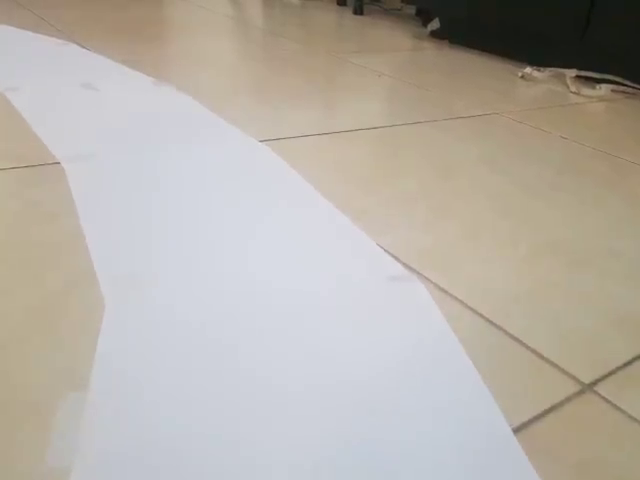
#> input picture frame 73 of Lane_Detection/vid1.mp4, 640 x 480 px
$ python design_frame_that_shows_the_status_of_road.py
#> lines starting #> are read from the running program, lines starting #| are printed output that depends on the picture
import cv2
import numpy as np


def draw_rounded_rectangle(img, top_left, bottom_right, radius=10, thickness=cv2.FILLED, fill_color=(100, 0, 200), alpha=1.0):
    """
    This function draws the rounded rectangle with the given dimensions and radius of the corners.

    :param img:             The image on which the rounded rectangle is to be drawn.
    :param top_left:        Top-left co-ordinate of the [normal]rectangle.
    :param bottom_right:    Bottom-right corner co-ordinate fot the [normal] rectangle.
    :param radius:          Radius of the corners (in terms of pixels).
    :param thickness:       Thickness of the rounded rectangle. (If -1 or cv2.FILLED, rounded rectangle will be filled else it denotes the thickness of the rounded rectangle)
    :param fill_color:      Color of the Rounded rectangle
    :param alpha:           Dimming the image (1 shows no effect, to have effect it must be b/w 0>alpha<1)

    :return:                The image on which the rounded rectangle is drawn.

    NOTEs
    -----
    Conventions used:
        As per the mathematics:
            +theta  : Anti-clockwise direction
            -theta  : Clock-wise direction
    * A small note for the cv2.ellipse(), axes means (major_axis_length, minor_axis_length)
        ref: https://docs.opencv.org/master/dc/da5/tutorial_py_drawing_functions.html
    * Reference: https://www.pyimagesearch.com/2016/03/07/transparent-overlays-with-opencv/
        *we referred theta for angle parameter for cv2.ellipse function.

    ---- Coded on 17th September, 2020 for the project of "Autonomous self Driving Car".-------

    Upgradation Sugggestions:
        making this function alone do the major work of rounded_rectangles used in the "design_template" function.
            i.e., drawing a light colored rectangle around the main rounded rectangle..
                        (And also giving the which sides it should get fill[in the form of a list like : [1, 1, 1, 1] represents for ht e[top, right, bottom, left],
                         default will be all sides(ie., [1, 1, 1, 1], and custom like [1, 0, 1, 1]))
            if would like to have an example (we hard-coded it but make it dynamic when going to implement in this funtion)
                Refer the display of "Final result on Design Frame" window of *this project

        ---------------------------------------Suggestion written on 22nd September, 2020 ~ Tuesday while working for the project of *"Autonomous Self driving car"
    """
    # Adjust the co-ordinates as per the radius
    x1, y1 = tuple(np.array(top_left) + radius)  # Top_left is adjusted by ""adding"" with radius..          So, later while using x1 and y1 they are ""subtracted"" with radius wherever necessary..
    x2, y2 = tuple(np.array(bottom_right) - radius)  # Bottom_right is adjusted by ""subtracting"" with radius.. So, later while using x2 and y2 they are ""added"" with radius wherever necessary.

    overlay = img.copy()  # A full white image with same dimensions of the passed image.
    output = img.copy()

    """First draw the quarter circles at each edge, whole becomes the rounded rectangle along with drawn lines"""
    #
    # Top-left
    cv2.ellipse(img=overlay, center=(x1, y1), axes=(radius, radius), angle=90, startAngle=90, endAngle=180, color=fill_color, thickness=thickness)
    # Top-right
    cv2.ellipse(img=overlay, center=(x2, y1), axes=(radius, radius), angle=-90, startAngle=90, endAngle=0, color=fill_color, thickness=thickness)
    # Bottom-left
    cv2.ellipse(img=overlay, center=(x1, y2), axes=(radius, radius), angle=-90, startAngle=180, endAngle=270, color=fill_color, thickness=thickness)
    # Bottom-right
    cv2.ellipse(img=overlay, center=(x2, y2), axes=(radius, radius), angle=90, startAngle=0, endAngle=-90, color=fill_color, thickness=thickness)

    """Now draw the sides ..."""
    # This special filling is only required for the lines setup, as for ellipses it can filled by the command(i.e., not required for rhe arc's of the rounded rectangle).
    if thickness == cv2.FILLED or thickness < 0:
        cv2.rectangle(img=overlay, pt1=(x1 - radius, y1), pt2=(x2 + radius, y2), color=fill_color, thickness=cv2.FILLED)
        cv2.rectangle(img=overlay, pt1=(x1, y1 - radius), pt2=(x2, y2 + radius), color=fill_color, thickness=cv2.FILLED)
        thickness = -thickness  # This is required(i.e., -ve to +ve).. as we can't pass -ve value for the thickness of the cv2.line as line is not a 2D shape which we can fill a color...
        print(thickness)
    # Top_side
    cv2.line(img=overlay, pt1=(x1, y1 - radius), pt2=(x2, y1 - radius), color=fill_color, thickness=thickness)
    # Bottom_side
    cv2.line(img=overlay, pt1=(x1, y2 + radius), pt2=(x2, y2 + radius), color=fill_color, thickness=thickness)
    # left_side
    cv2.line(img=overlay, pt1=(x1 - radius, y1), pt2=(x1 - radius, y2), color=fill_color, thickness=thickness)
    # right_side
    cv2.line(img=overlay, pt1=(x2 + radius, y1), pt2=(x2 + radius, y2), color=fill_color, thickness=thickness)
    # cv2.line(img=img, pt)

    """Linear Blending of the image [src: https://docs.opencv.org/3.4/d5/dc4/tutorial_adding_images.html]"""
    # g(x)=(1−α)f0(x)+αf1(x) ie., dst=α⋅src1+β⋅src2+γ    here "α" for alpha that denotes the brightness, "β" means (1-α) finally "γ" an additional parameter (normally this is set to 0.0)

    # print(alpha)
    # cv2.imshow("overlay", overlay)
    dst = cv2.addWeighted(src1=overlay, alpha=alpha, src2=output, beta=(1 - alpha), gamma=0.0)
    # cv2.imshow("Design image Weighted", dst)
    # cv2.imshow("Design image", img)
    return dst


def text_in_rounded_rectangle(img):
    pass


def draw_curve_scale(img, curve_measure=0):
    height, width, depth = img.shape
    scale_center = (width // 2, (height // 2) + int(0.3 * height))
    (x0, y0) = scale_center

    # For Linear Blending of some designs (Scale and Zooming lens)
    overlay = img.copy()
    # overlay = draw_rounded_rectangle(img=overlay, top_left=(x0 - width // 2 + 30, y0 - 30), bottom_right=(x0 + width // 2 - 30, y0 + 30), radius=10, thickness=cv2.FILLED, fill_color=(25, 0, 0))
    # Draw all the scales..
    for x in range(x0 - width // 2 + 40, x0 + width // 2 - 40 + 1, 10):
        cv2.line(img=img, pt1=(x, y0 + 15), pt2=(x, y0 - 15), color=(200, 200, 0), thickness=2)
        print(x)

    # Draw a perpendicular line joining all these above drawn lines..
    cv2.line(img=img, pt1=(x0 - width // 2 + 35, y0), pt2=(x0 + width // 2 - 35, y0), color=(200, 200, 0), thickness=2)

    # Draw the scale_center
    cv2.line(img=img, pt1=(x0, y0 - 20), pt2=(x0, y0 + 20), color=(255, 0, 0), thickness=4)

    # Draw a rounded box and fill the box (on overlay) around the scale....
    overlay = draw_rounded_rectangle(img=overlay, top_left=(x0 - width // 2 + 30, y0 - 30), bottom_right=(x0 + width // 2 - 30, y0 + 30), radius=10, thickness=cv2.FILLED, fill_color=(25, 0, 0))
    img = draw_rounded_rectangle(img=img, top_left=(x0 - width // 2 + 30, y0 - 30), bottom_right=(x0 + width // 2 - 30, y0 + 30), radius=10, thickness=1, fill_color=(0, 0, 255))

    """ Draw the curve measure as a line (!! curve_measure is just a value that tells the value on scale from origin..)"""
    curve_measure = curve_measure * 10
    # Vertical line denoting the curve_measure..
    cv2.line(img=img, pt1=(x0 + curve_measure, y0 - 30), pt2=(x0 + curve_measure, y0 + 25), color=(0, 255, 0), thickness=3)
    # Horizontal line from the origin to the curve_measure...
    cv2.line(img=img, pt1=(x0 + 2, y0), pt2=(x0 + curve_measure, y0), color=(0, 200, 100), thickness=3)

    # Add a zooming lens over the measure_scale-value like we get when we type on a android keyboard..
    cv2.circle(img, center=(x0 + curve_measure, y0 - 60), radius=30, color=(0, 255, 0), thickness=3)
    # Fill the lens with blue color and add it to the original image..
    alpha = 0.1
    cv2.circle(overlay, center=(x0 + curve_measure, y0 - 60), radius=30 - 2, color=(255, 100, 50), thickness=-1)
    img = cv2.addWeighted(src1=overlay, alpha=alpha, src2=img.copy(), beta=(1 - alpha), gamma=0.0)
    # Add the text in the zooming lens drawn over the circle on top of measure_value...
    cv2.putText(img=img, text=str(curve_measure // 10), org=(x0 + curve_measure - len(str(curve_measure)) * 10 + 10, y0 - 60 + 13),
                fontFace=cv2.FONT_HERSHEY_DUPLEX, color=(255, 0, 0), fontScale=1.1, thickness=2)
    # cv2.putText()
    cv2.imshow("Scale", img)
    return img


def design_template(img, curve_measure):
    # Get the measurements and calculate the center of the image..
    height, width, channels = img.shape
    x0, y0 = width // 2, height // 2

    # Overlay's .. later to blend them for special design..
    overlay = img.copy()
    alpha=0.5

    # "Text" that tells the status..
    text = ""
    if curve_measure > 0:
        text = "Moving RIGHT.."
    elif curve_measure < 0:
        text = "Moving LEFT.."
    else:
        text = "Moving STRAIGHT.."

    # Draw a Bounding box to display the above text..
    text_length = len(text)
    img = draw_rounded_rectangle(img=img, top_left=(x0-text_length*10-10, y0-180), bottom_right=(x0+text_length*10+10, y0-110+10), radius=10, thickness=1, fill_color=(0, 0, 255))
    overlay = draw_rounded_rectangle(img=img, top_left=(x0 - text_length * 10 - 10, y0 - 180), bottom_right=(x0 + text_length * 10 + 10, y0 - 110 + 10), radius=10, thickness=cv2.FILLED, fill_color=(0, 0, 200))
    img = cv2.addWeighted(src1=overlay, alpha=alpha, src2=img, beta=1 - alpha, gamma=0.0)
    # turn-2
    overlay = draw_rounded_rectangle(img=img, top_left=(x0-text_length*10, y0-170), bottom_right=(x0+text_length*10, y0-110), radius=10, thickness=cv2.FILLED, fill_color=(0, 0, 200))
    img = cv2.addWeighted(src1=overlay, alpha=alpha+0.2, src2=img, beta=1-alpha+0.2, gamma=0.0)

    img = draw_curve_scale(img=img, curve_measure=curve_measure)


    # place the text in the bounded box..
    img = cv2.putText(img=img, text=text, org=(x0-text_length*10+35, y0-125), fontFace=cv2.FONT_HERSHEY_SIMPLEX, fontScale=1, color=(0, 255, 0), thickness=2)

    cv2.imshow("Template", img)

image = np.ones((240 * 480 * 3)).reshape((240, 480, 3))

pt1 = (10, 10)
pt2 = (450, 220)


# image = cv2.imread("Demo_Design_template_Frame_of_road_detection_Status_low_level.png")
# design_image = draw_rounded_rectangle(image, pt1, pt2, radius=10, thickness=cv2.FILLED, fill_color=(0, 0, 200), alpha=0.5)
# draw_curve_scale(image.copy(), 5)


capture = cv2.VideoCapture("vid1.mp4")
frame_counter = 0
while True:
    frame_counter += 1
    if capture.get(cv2.CAP_PROP_FRAME_COUNT) == frame_counter:
        capture.set(cv2.CAP_PROP_POS_FRAMES, 0)
        #frame_counter = 0

    _, frame = capture.read()
#> frame is the input picture: shape (480, 640, 3); mean B, G, R 167.4, 175.7, 181.8
    print(frame.shape)
#| (480, 640, 3)

    design_template(frame, -10)
#> call 3 of draw_rounded_rectangle, with top_left = (190, 70), bottom_right = (450, 130), radius = 10, thickness = -1, fill_color = (0, 0, 200), alpha = 1
#> in draw_rounded_rectangle (call 3), `cv2.rectangle(img=overlay, pt1=(x1, y1 - radius), pt2=(x2, y2 + radius..`:
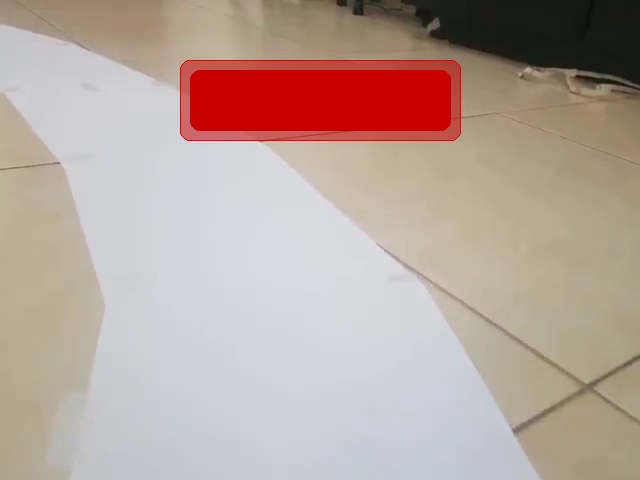
#> overlay: shape (480, 640, 3); mean B, G, R 157.6, 164.7, 182.8
#> after the loop in draw_curve_scale, `for x in range(x0 - width // 2 + 40, x0 + width // 2 - 40 + 1, 10):`:
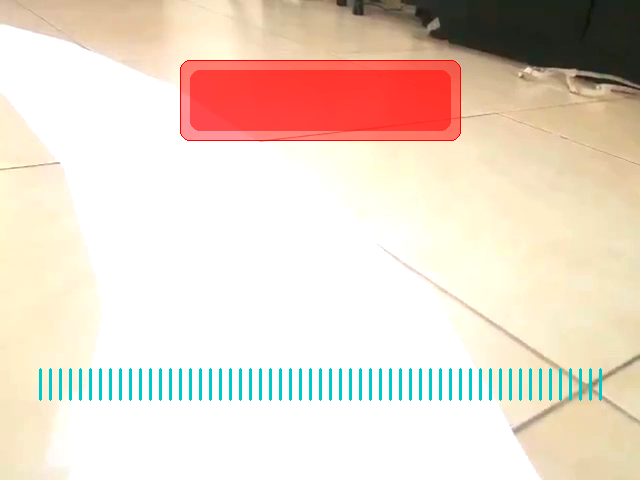
#> img: shape (480, 640, 3); mean B, G, R 202.6, 217, 233.5
#> in draw_rounded_rectangle (call 5), `cv2.line(img=overlay, pt1=(x1, y2 + radius), pt2=(x2, y2 + radius), co..`:
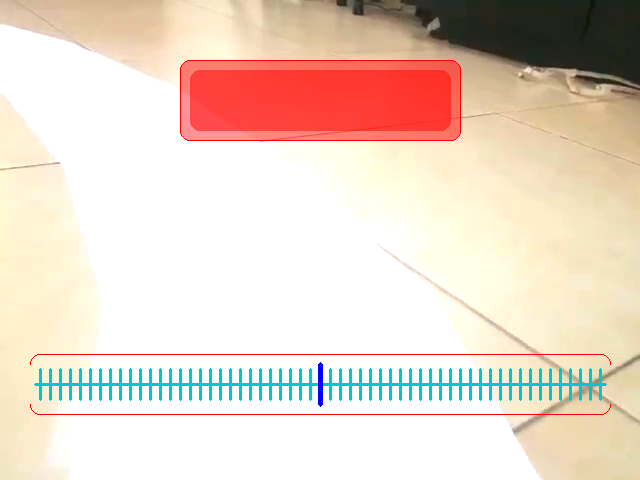
#> overlay: shape (480, 640, 3); mean B, G, R 201.5, 215.7, 232.4
#> in draw_curve_scale, `cv2.circle(img, center=(x0 + curve_measure, y0 - 60), radius=30, color..`:
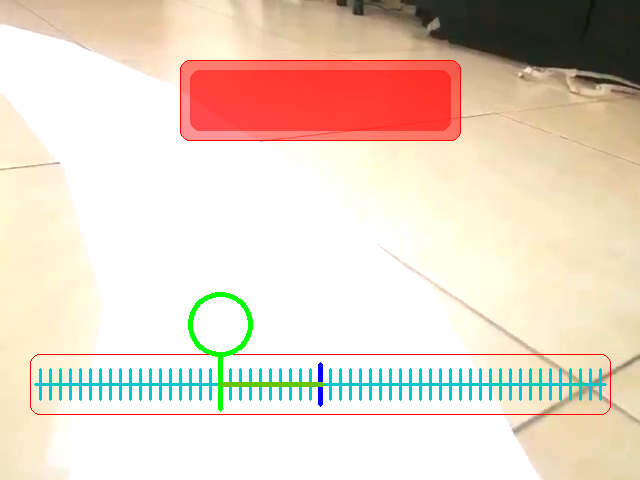
#> img: shape (480, 640, 3); mean B, G, R 200.2, 215.7, 231.6
#> in draw_curve_scale, `cv2.circle(overlay, center=(x0 + curve_measure, y0 - 60), radius=30 - ..`:
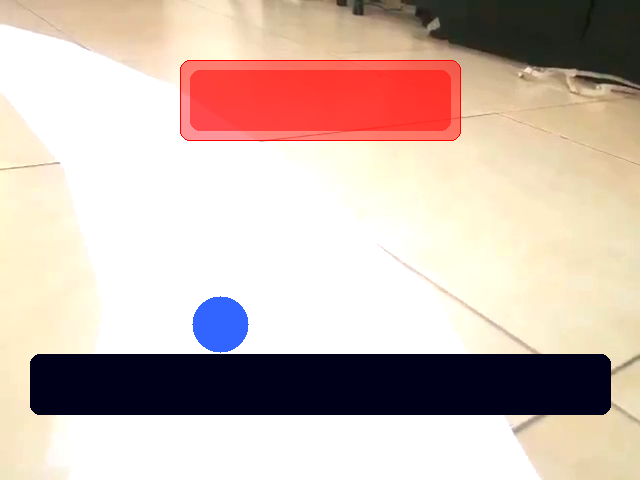
#> overlay: shape (480, 640, 3); mean B, G, R 178.7, 188.2, 207.3
#> in draw_curve_scale, `img = cv2.addWeighted(src1=overlay, alpha=alpha, src2=img.copy(), beta..`:
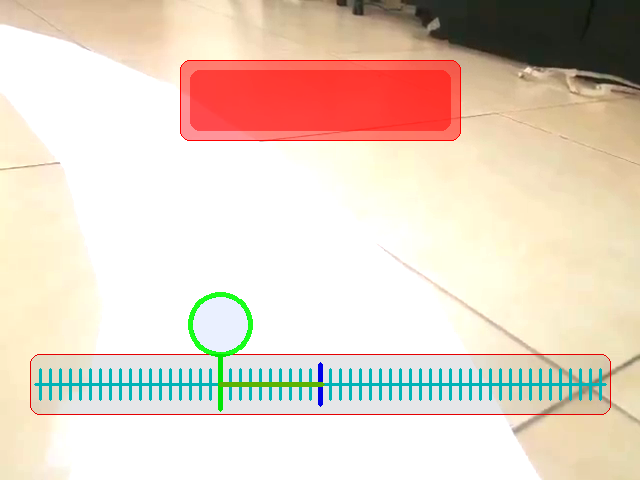
#> img: shape (480, 640, 3); mean B, G, R 198, 213, 229.2
#> in design_template, `img = cv2.putText(img=img, text=text, org=(x0-text_length*10+35, y0-12..`:
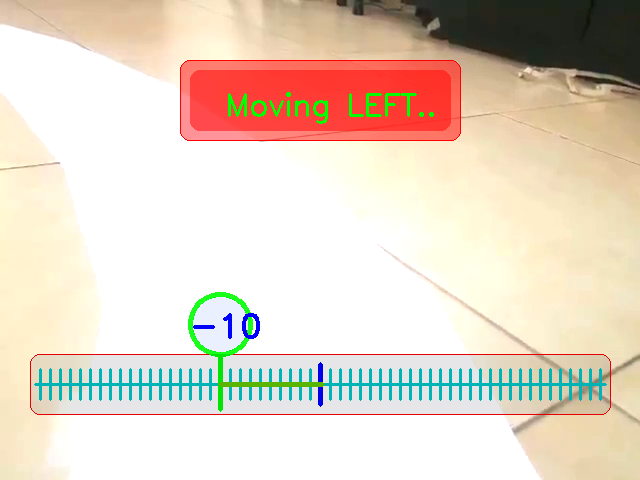
#> img: shape (480, 640, 3); mean B, G, R 197.8, 213.5, 227.7

# [7 lines of commented-out code are left out]

    if cv2.waitKey(1) == 27:
#> (key Esc is pressed here)
        break


"""
Upgradations:
    The text of the opencv is not as like the normal TTF fonts, so try to use TTF fonts
        {Guide: https://stackoverflow.com/questions/16615662/how-to-write-text-on-a-image-in-windows-using-python-opencv2
                https://stackoverflow.com/questions/24085996/how-i-can-load-a-font-file-with-pil-imagefont-truetype-without-specifying-the-ab}

        Make the rounded rectangle much more advance with the starting code of teh design_template with parameter name as "alpha_border_length"

                        ---------------------------- on 17th September 2020 ~ Friday.

"""

$ run again, starting later in the video
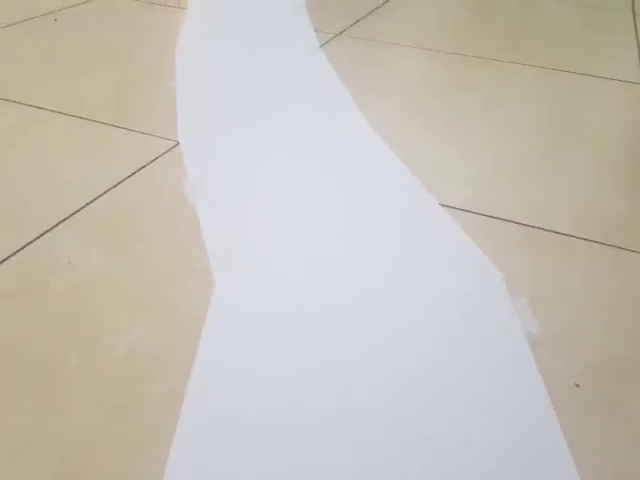
#> input picture frame 329 of Lane_Detection/vid1.mp4, 640 x 480 px
#> frame is the input picture: shape (480, 640, 3); mean B, G, R 184.2, 192.9, 198.1
#| (480, 640, 3)
#> after the loop in draw_curve_scale, `for x in range(x0 - width // 2 + 40, x0 + width // 2 - 40 + 1, 10):`:
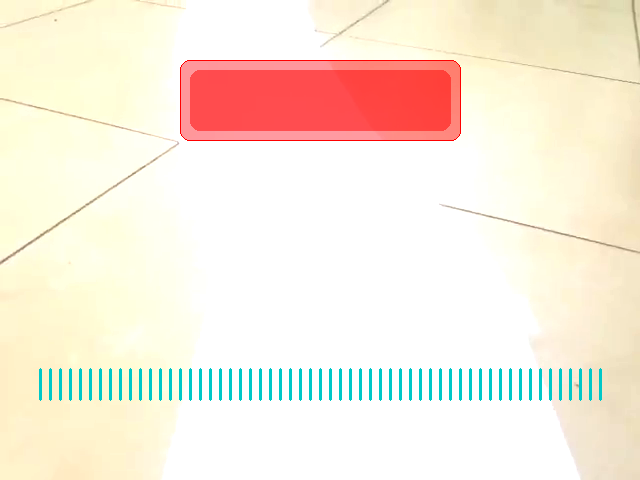
#> img: shape (480, 640, 3); mean B, G, R 221.8, 236.9, 248.8
#> in design_template, `img = cv2.putText(img=img, text=text, org=(x0-text_length*10+35, y0-12..`:
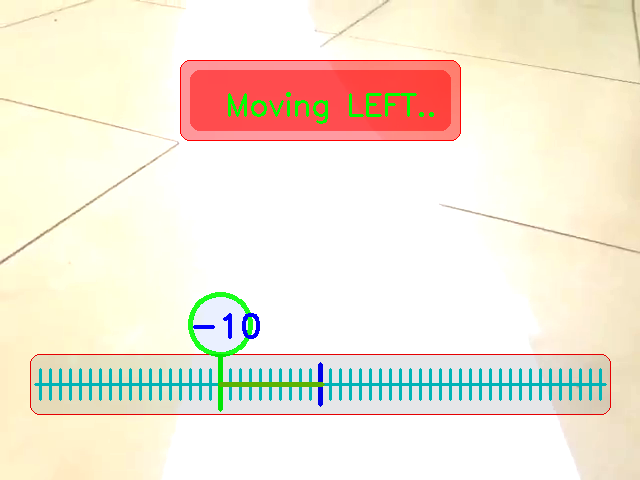
#> img: shape (480, 640, 3); mean B, G, R 216.9, 233.2, 243

$ run again, starting later in the video
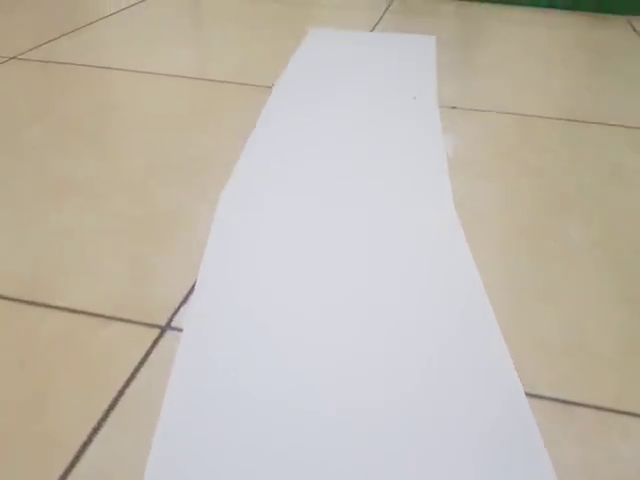
#> input picture frame 586 of Lane_Detection/vid1.mp4, 640 x 480 px
#> frame is the input picture: shape (480, 640, 3); mean B, G, R 174.5, 185.8, 192.9
#| (480, 640, 3)
#> after the loop in draw_curve_scale, `for x in range(x0 - width // 2 + 40, x0 + width // 2 - 40 + 1, 10):`:
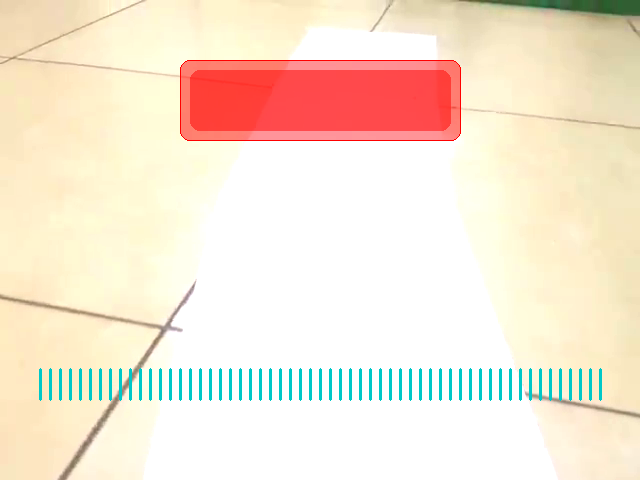
#> img: shape (480, 640, 3); mean B, G, R 212.2, 231, 246.4
#> in design_template, `img = cv2.putText(img=img, text=text, org=(x0-text_length*10+35, y0-12..`:
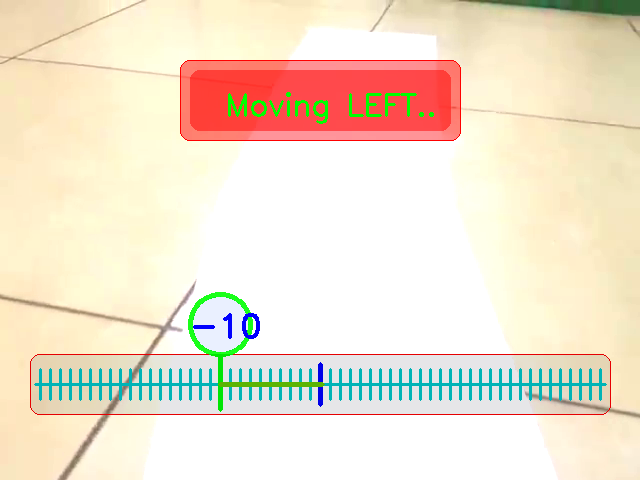
#> img: shape (480, 640, 3); mean B, G, R 207.4, 227.4, 240.6
